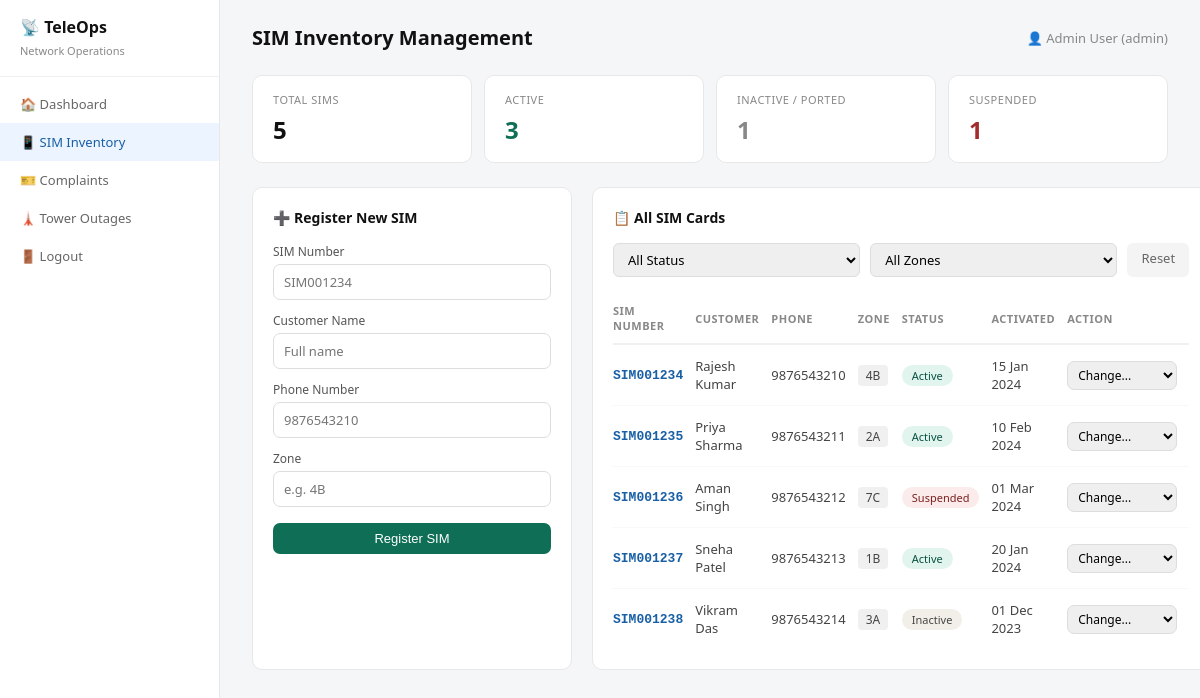
The app's page /sims.php (signed in) with its own data.
### tables this page shows
CREATE TABLE sims (
  id INT AUTO_INCREMENT PRIMARY KEY,
  sim_number VARCHAR(20) UNIQUE,
  customer_name VARCHAR(100),
  phone VARCHAR(15),
  zone VARCHAR(10),
  status ENUM('active','inactive','ported','suspended') DEFAULT 'active',
  activated_at DATE,
  created_at TIMESTAMP DEFAULT CURRENT_TIMESTAMP
);

### sims.php (the view, shortened to what this page needs)
<?php
require 'db.php';
$status_filter = $_GET['status'] ?? 'all';
$query = "SELECT * FROM sims WHERE 1=1";
$params = [];
$query .= " ORDER BY created_at DESC";
$stmt = $pdo->prepare($query);
$stmt->execute($params);
$sims = $stmt->fetchAll();
$stats = $pdo->query("SELECT
    COUNT(*) as total,
    SUM(status='active') as active,
    SUM(status='inactive') as inactive,
    SUM(status='ported') as ported,
    SUM(status='suspended') as suspended
    FROM sims")->fetch();
?>
<!DOCTYPE html>
<html lang="en">
<head>
</head>
<body>
<div class="sidebar">
  <div class="logo">
    <h1>📡 TeleOps</h1>
    <span>Network Operations</span>
  </div>
  <nav class="nav">
    <a href="dashboard.php">🏠 Dashboard</a>
    <a href="sims.php" class="active">📱 SIM Inventory</a>
    <a href="complaints.php">🎫 Complaints</a>
    <a href="outages.php">🗼 Tower Outages</a>
    <a href="logout.php">🚪 Logout</a>
  </nav>
</div>
<div class="main">
  <div class="topbar">
    <h2>SIM Inventory Management</h2>
    <span class="user-info">👤 <?= htmlspecialchars($_SESSION['user_name']) ?>
      (<?= htmlspecialchars($_SESSION['user_role']) ?>)</span>
  </div>
  <div class="stats-grid">
    <div class="stat-card">
      <div class="stat-label">Total SIMs</div>
      <div class="stat-val"><?= number_format($stats['total']) ?></div>
    </div>
    <div class="stat-card">
      <div class="stat-label">Active</div>
      <div class="stat-val stat-active"><?= number_format($stats['active']) ?></div>
    </div>
    <div class="stat-card">
      <div class="stat-label">Inactive / Ported</div>
      <div class="stat-val stat-inactive"><?= number_format($stats['inactive'] + $stats['ported']) ?></div>
    </div>
    <div class="stat-card">
      <div class="stat-label">Suspended</div>
      <div class="stat-val stat-suspended"><?= number_format($stats['suspended']) ?></div>
    </div>
  </div>
  <div class="content-grid">
    <div class="card">
      <h3>➕ Register New SIM</h3>
      <form method="POST">
        <label>SIM Number</label>
        <input type="text" name="sim_number" placeholder="SIM001234" required
               pattern="SIM\d{6}" title="Format: SIM######">
        <label>Customer Name</label>
        <input type="text" name="customer_name" placeholder="Full name" required>
        <label>Phone Number</label>
        <input type="tel" name="phone" placeholder="9876543210" required
               pattern="\d{10}" title="10 digit phone number">
        <label>Zone</label>
        <input type="text" name="zone" placeholder="e.g. 4B" required
               pattern="[A-Z0-9]{2}" title="2 character zone code">
        <button type="submit" name="add_sim" class="btn btn-success" style="margin-top: 16px; width: 100%;">
          Register SIM
        </button>
      </form>
    </div>
    <div class="card">
      <h3>📋 All SIM Cards</h3>
      <div class="filters">
        <select onchange="location.href='?status='+this.value">
          <option value="all" <?= $status_filter === 'all' ? 'selected' : '' ?>>All Status</option>
        </select>
        <select onchange="location.href='?zone='+this.value">
          <option value="">All Zones</option>
        </select>
        <a href="sims.php">Reset</a>
      </div>
      <table>
        <tr>
          <th>SIM Number</th>
          <th>Customer</th>
          <th>Phone</th>
          <th>Zone</th>
          <th>Status</th>
          <th>Activated</th>
          <th>Action</th>
        </tr>
        <?php foreach ($sims as $sim): ?>
        <tr>
          <td class="sim-number"><?= htmlspecialchars($sim['sim_number']) ?></td>
          <td><?= htmlspecialchars($sim['customer_name']) ?></td>
          <td><?= htmlspecialchars($sim['phone']) ?></td>
          <td><span class="zone-badge"><?= htmlspecialchars($sim['zone']) ?></span></td>
          <td>
            <span class="pill p-<?= $sim['status'] ?>">
              <?= ucfirst($sim['status']) ?>
            </span>
          </td>
          <td><?= date('d M Y', strtotime($sim['activated_at'])) ?></td>
          <td>
            <?php if ($_SESSION['user_role'] === 'admin'): ?>
            <form method="POST" class="action-form">
              <select name="new_status" onchange="this.form.submit()">
                <option value="">Change...</option>
              </select>
            </form>
            <?php else: ?>
              <span style="color: #aaa; font-size: 12px;">View only</span>
            <?php endif; ?>
          </td>
        </tr>
        <?php endforeach; ?>
      </table>
    </div>
  </div>
</div>
</body>
</html>

### sims.php (style rules this page uses)
* { box-sizing: border-box; margin: 0; padding: 0; }
body { font-family: 'Segoe UI', Arial, sans-serif; background: #f4f6f8; }
.sidebar { width: 220px; background: #fff; border-right: 1px solid #e8e8e8; padding: 1rem 0; position: fixed; height: 100vh; z-index: 100; }
.logo { padding: 0 1.25rem 1rem; border-bottom: 1px solid #f0f0f0; margin-bottom: 0.5rem; }
.logo h1 { font-size: 16px; color: #111; font-weight: 600; }
.logo span { font-size: 11px; color: #888; }
.nav a { display: flex; align-items: center; gap: 10px; padding: 10px 1.25rem; font-size: 13px; color: #666; text-decoration: none; transition: all 0.2s; }
.nav a:hover, .nav a.active { background: #EBF4FF; color: #185FA5; font-weight: 500; }
.main { margin-left: 220px; padding: 1.5rem 2rem; }
.topbar { display: flex; justify-content: space-between; align-items: center; margin-bottom: 1.5rem; }
.topbar h2 { font-size: 20px; color: #111; font-weight: 600; }
.user-info { font-size: 13px; color: #888; }
.stats-grid { display: grid; grid-template-columns: repeat(4, 1fr); gap: 12px; margin-bottom: 1.5rem; }
.stat-card { background: #fff; border: 1px solid #e8e8e8; border-radius: 10px; padding: 1rem 1.25rem; }
.stat-label { font-size: 11px; color: #888; text-transform: uppercase; letter-spacing: 0.5px; margin-bottom: 6px; }
.stat-val { font-size: 24px; font-weight: 600; color: #111; }
.stat-active { color: #0F6E56; }
.stat-inactive { color: #888; }
.stat-suspended { color: #A32D2D; }
.content-grid { display: grid; grid-template-columns: 320px 1fr; gap: 1.25rem; }
.card { background: #fff; border: 1px solid #e8e8e8; border-radius: 10px; padding: 1.25rem; }
.card h3 { font-size: 14px; font-weight: 600; margin-bottom: 1rem; color: #111; }
.filters { display: flex; gap: 10px; margin-bottom: 1rem; }
.filters select { padding: 6px 10px; border: 1px solid #ddd; border-radius: 6px; font-size: 13px; }
.filters a { padding: 6px 14px; background: #f4f4f4; color: #666; border-radius: 6px; font-size: 13px; text-decoration: none; }
label { font-size: 12px; color: #555; display: block; margin-bottom: 4px; margin-top: 12px; font-weight: 500; }
input, select { width: 100%; padding: 8px 10px; border: 1px solid #ddd; border-radius: 7px; font-size: 13px; font-family: inherit; }
.btn { display: inline-block; padding: 8px 16px; background: #185FA5; color: #fff; border-radius: 7px; font-size: 13px; text-decoration: none; border: none; cursor: pointer; }
.btn-success { background: #0F6E56; }
table { width: 100%; border-collapse: collapse; font-size: 13px; }
th { font-size: 11px; color: #888; font-weight: 600; text-align: left; padding: 10px 12px 10px 0; border-bottom: 2px solid #f0f0f0; text-transform: uppercase; letter-spacing: 0.5px; }
td { padding: 12px 12px 12px 0; border-bottom: 1px solid #f8f8f8; color: #444; vertical-align: middle; }
tr:last-child td { border-bottom: none; }
.pill { font-size: 11px; padding: 3px 10px; border-radius: 999px; font-weight: 500; }
.p-active { background: #E1F5EE; color: #085041; }
.p-inactive { background: #F1EFE8; color: #444441; }
.p-suspended { background: #FCEBEB; color: #791F1F; }
.action-form { display: inline; }
.action-form select { width: 110px; display: inline; padding: 4px 6px; font-size: 12px; }
.sim-number { font-family: 'Courier New', monospace; font-weight: 600; color: #185FA5; }
.zone-badge { background: #f0f0f0; padding: 2px 8px; border-radius: 4px; font-size: 12px; font-weight: 500; }

### records on screen
sims: sim_number "SIM001234", customer_name "Rajesh Kumar", phone "9876543210", zone "4B", status "Active", activated_at "15 Jan 2024"
sims: sim_number "SIM001235", customer_name "Priya Sharma", phone "9876543211", zone "2A", status "Active", activated_at "10 Feb 2024"
sims: sim_number "SIM001236", customer_name "Aman Singh", phone "9876543212", zone "7C", status "Suspended", activated_at "01 Mar 2024"
sims: sim_number "SIM001237", customer_name "Sneha Patel", phone "9876543213", zone "1B", status "Active", activated_at "20 Jan 2024"
sims: sim_number "SIM001238", customer_name "Vikram Das", phone "9876543214", zone "3A", status "Inactive", activated_at "01 Dec 2023"

### other values on screen
$_SESSION['user_name'] "Admin User"
$_SESSION['user_role'] "admin"
$stats['total'] "5"
$stats['active'] "3"
$stats['inactive'] + $stats['ported'] "1"
$stats['suspended'] "1"
